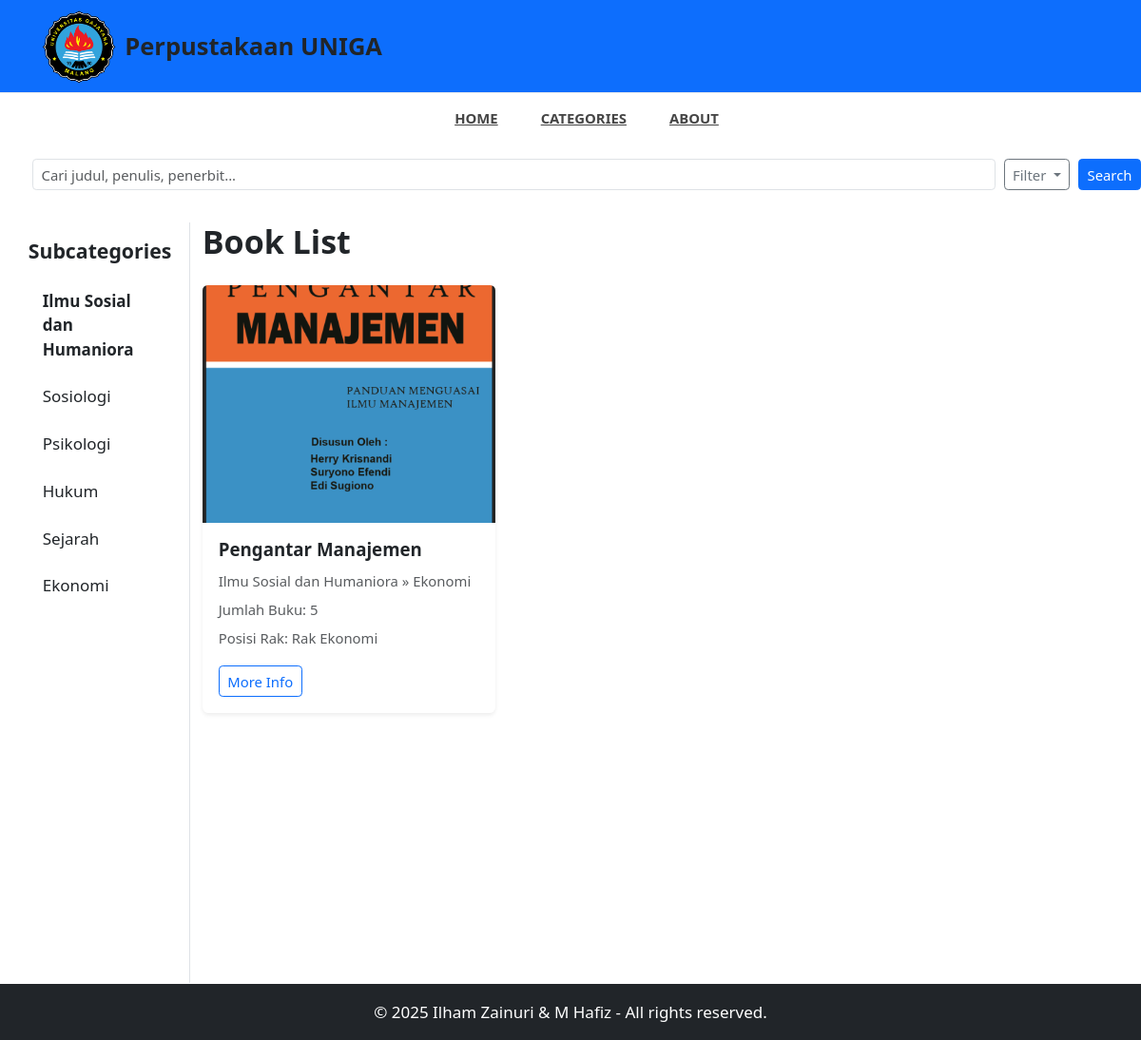
The app's page /soshum.php with its own data.
### tables this page shows
CREATE TABLE `subkategori` (
  `id_subkategori` int(11) NOT NULL,
  `kategoriId` int(11) NOT NULL,
  `nama_subkategori` varchar(30) NOT NULL
);

CREATE TABLE `buku` (
  `bukuId` int(11) NOT NULL,
  `judul` varchar(255) DEFAULT NULL,
  `penulis` varchar(255) DEFAULT NULL,
  `jumlah_halaman` int(11) DEFAULT NULL,
  `format` varchar(50) DEFAULT NULL,
  `penerbit` varchar(255) DEFAULT NULL,
  `tahun_terbit` year(4) DEFAULT NULL,
  `eISBN` varchar(50) DEFAULT NULL,
  `jumlah_buku` int(5) NOT NULL,
  `kategoriId` int(11) DEFAULT NULL,
  `id_subkategori` int(11) DEFAULT NULL,
  `rakId` int(11) DEFAULT NULL,
  `gambar` varchar(255) DEFAULT NULL,
  `sinopsis` text DEFAULT NULL
);

CREATE TABLE `kategori` (
  `kategoriId` int(11) NOT NULL,
  `nama_kategori` varchar(50) NOT NULL
);

### soshum.php (the view, shortened to what this page needs)
<?php
include './db/koneksi.php';
$kategoriId = isset($_GET['kategoriId']) ? intval($_GET['kategoriId']) : 0;
$kategori = isset($_GET['kategori']) ? mysqli_real_escape_string($koneksi, $_GET['kategori']) : 'Ilmu Sosial dan Humaniora';
if ($kategoriId == 0) {
    $getKategoriId = mysqli_query($koneksi, "SELECT kategoriId FROM kategori WHERE nama_kategori = '$kategori'");
    $dataKategori = mysqli_fetch_assoc($getKategoriId);
    $kategoriId = $dataKategori['kategoriId'] ?? 0;
}
$query = "SELECT
    buku.*,
    subkategori.nama_subkategori,
    kategori.nama_kategori
FROM buku
JOIN subkategori ON buku.id_subkategori = subkategori.id_subkategori
JOIN kategori ON subkategori.kategoriId = kategori.kategoriId
WHERE 1=1";
if ($kategoriId > 0) {
    $query .= " AND kategori.kategoriId = $kategoriId";
}
$result = mysqli_query($koneksi, $query);
$queryRak = "SELECT rakId, nomor_rak FROM rak";
$resultRak = mysqli_query($koneksi, $queryRak);
$rakList = [];
while ($rak = mysqli_fetch_assoc($resultRak)) {
    $rakList[$rak['rakId']] = $rak['nomor_rak'];
}
?>
<!DOCTYPE html>
<html lang="en">
<head>
    <link href="https://cdn.jsdelivr.net/npm/bootstrap@5.3.0/dist/css/bootstrap.min.css" rel="stylesheet">
    <link href="https://cdn.jsdelivr.net/npm/bootstrap@5.3.0/dist/css/bootstrap.min.css" rel="stylesheet">
          <link rel="stylesheet" href="./assets/css/style-prefix.css">
  <link rel="stylesheet" href="./assets/css/style.css">
</head>
<body>
    <?php include 'header2.php'; ?>
<nav>
    <ul>
      <li class="menu-category flex-grow-1">
        <form action="soshum.php" method="GET" class="d-flex">
          <input type="text" name="q" class="form-control form-control-sm me-2"
            placeholder="Cari judul, penulis, penerbit...">
          <div class="dropdown me-2">
            <button class="btn btn-sm btn-outline-secondary dropdown-toggle"
              type="button"
              data-bs-toggle="dropdown"
              aria-expanded="false">
              Filter
            </button>
          </div>
          <button type="submit" class="btn btn-sm btn-primary">Search</button>
        </form>
      </li>
    </ul>
  </nav>
    <div class="container-fluid mt-3">
        <div class="row">
            <nav class="col-md-3 col-lg-2 d-md-block bg-white border-end" id="sidebar">
                <div class="position-sticky pt-3">
                    <h5 class="px-3 mb-3 text-dark fw-bold">Subcategories</h5>
                    <ul class="nav flex-column px-3">
                        <?php
                        $querySub = "SELECT * FROM subkategori WHERE kategoriId = $kategoriId";
                        $resultSub = mysqli_query($koneksi, $querySub);
                        if (mysqli_num_rows($resultSub) > 0): ?>
                            <li class="nav-item mb-1">
                                <a class="nav-link fw-bold text-dark" href="soshum.php">Ilmu Sosial dan Humaniora</a>
                            </li>
                            <?php while ($sub = mysqli_fetch_assoc($resultSub)) : ?>
                                <li class="nav-item mb-1">
                                    <a class="nav-link text-dark" href="soshum.php?kategori=<?php echo urlencode($kategori); ?>&subkategori=<?php echo urlencode($sub['nama_subkategori']); ?>">
                                        <?php echo $sub['nama_subkategori']; ?>
                                    </a>
                                </li>
                            <?php endwhile; ?>
                        <?php else: ?>
                            <li class="nav-item text-muted">No subcategories</li>
                        <?php endif; ?>
                    </ul>
                </div>
            </nav>
            <main class="col-md-9 col-lg-10">
                <h2 class="fw-semibold mb-4">Book List</h2>
                <div class="row">
                    <?php while ($row = mysqli_fetch_assoc($result)) : ?>
                        <div class="col-md-4 col-sm-6 mb-4">
                            <div class="card h-100 shadow-sm border-0">
                                <img src="./assets/images/books/<?php echo $row['gambar']; ?>"
                                    class="card-img-top"
                                    alt="<?php echo $row['judul']; ?>"
                                    style="height: 250px; object-fit: cover;">
                                <div class="card-body">
                                    <h5 class="card-title"><?php echo $row['judul']; ?></h5>
                                    <p class="card-text text-muted mb-1">
                                        <small><?php echo $row['nama_kategori'] . ' » ' . $row['nama_subkategori']; ?></small>
                                    </p>
                                    <p class="card-text mb-1"><small class="text-muted">Jumlah Buku: <?php echo $row['jumlah_buku']; ?></small></p>
                                    <p class="card-text mb-3"><small class="text-muted">Posisi Rak: <?php echo $rakList[$row['rakId']] ?? 'N/A'; ?></small></p>
                                    <a href="javascript:void(0);"
                                        class="btn btn-outline-primary btn-sm viewDetail"
                                        data-id="<?php echo $row['bukuId']; ?>">
                                        More Info
                                    </a>
                                </div>
                            </div>
                        </div>
                    <?php endwhile; ?>
                </div>
            </main>
        </div>
    </div>
</body>
</html>

### assets/css/style-prefix.css (style rules this page uses)
:root { --spanish-gray: hsl(0, 0%, 60%); --sonic-silver: hsl(0, 0%, 47%); --eerie-black: hsl(0, 0%, 13%); --salmon-pink: hsl(353, 100%, 78%); --sandy-brown: hsl(29, 90%, 65%); --bittersweet: hsl(0, 100%, 70%); --ocean-green: hsl(152, 51%, 52%); --davys-gray: hsl(0, 0%, 33%); --cultured: hsl(0, 0%, 93%); --white: hsl(0, 100%, 100%); --onyx: hsl(0, 0%, 27%); --fs-1: 1.563rem; --fs-2: 1.375rem; --fs-3: 1.25rem; --fs-4: 1.125rem; --fs-5: 1rem; --fs-6: 0.938rem; --fs-7: 0.875rem; --fs-8: 0.813rem; --fs-9: 0.75rem; --fs-10: 0.688rem; --fs-11: 0.625rem; --weight-300: 300; --weight-400: 400; --weight-500: 500; --weight-600: 600; --weight-700: 700; --border-radius-md: 10px; --border-radius-sm: 5px; --transition-timing: 0.2s ease; }
*, *::before, *::after { margin: 0; padding: 0; -webkit-box-sizing: border-box; box-sizing: border-box; }
a { text-decoration: none; }
li { list-style: none; }
button { background: none; font: inherit; border: none; cursor: pointer; }
img, ion-icon, button, a { display: block; }
html { font-family: "Poppins", sans-serif; -ms-scroll-chaining: none; overscroll-behavior: contain; }
input { display: block; width: 100%; font: inherit; }
input::placeholder { font: inherit; }
body { background: var(--white); }
footer { background: var(--eerie-black); padding: 30px 0; }
@media (min-width: 480px) { :root { --fs-1: 1.875rem; } }
@media (min-width: 768px) { :root { --fs-1: 2.375rem; } }
@media (min-width: 768px) { html { font-size: 17px; } }
@media (min-width: 1024px) { :root { --fs-1: 2.625rem; --fs-2: 1.125rem; } }
@media (min-width: 1200px) { footer { padding-top: 50px; } }

### assets/css/style.css (style rules this page uses)
:root { --spanish-gray: hsl(0, 0%, 60%); --sonic-silver: hsl(0, 0%, 47%); --eerie-black: hsl(0, 0%, 13%); --salmon-pink: hsl(353, 100%, 78%); --sandy-brown: hsl(29, 90%, 65%); --bittersweet: hsl(0, 100%, 70%); --ocean-green: hsl(152, 51%, 52%); --davys-gray: hsl(0, 0%, 33%); --cultured: hsl(0, 0%, 93%); --white: hsl(0, 100%, 100%); --onyx: hsl(0, 0%, 27%); --fs-1: 1.563rem; --fs-2: 1.375rem; --fs-3: 1.25rem; --fs-4: 1.125rem; --fs-5: 1rem; --fs-6: 0.938rem; --fs-7: 0.875rem; --fs-8: 0.813rem; --fs-9: 0.75rem; --fs-10: 0.688rem; --fs-11: 0.625rem; --weight-300: 300; --weight-400: 400; --weight-500: 500; --weight-600: 600; --weight-700: 700; --border-radius-md: 10px; --border-radius-sm: 5px; --transition-timing: 0.2s ease; }
*, *::before, *::after { margin: 0; padding: 0; box-sizing: border-box; }
a { text-decoration: none; }
li { list-style: none; }
button { background: none; font: inherit; border: none; cursor: pointer; }
img, ion-icon, button, a { display: block; }
html { font-family: "Poppins", sans-serif; overscroll-behavior: contain; }
input { display: block; width: 100%; font: inherit; }
input::placeholder { font: inherit; }
body { background: var(--white); }
footer { background: var(--eerie-black); padding: 30px 0; }
@media (min-width: 480px) { :root { --fs-1: 1.875rem; } }
@media (min-width: 768px) { :root { --fs-1: 2.375rem; } }
@media (min-width: 768px) { html { font-size: 17px; } }
@media (min-width: 1024px) { :root { --fs-1: 2.625rem; --fs-2: 1.125rem; } }
@media (min-width: 1200px) { footer { padding-top: 50px; } }

### soshum.php (style rules this page uses)
body { background-color: #f8f9fa; }
#sidebar { min-height: 100vh; }
#sidebar .nav-link { padding: 10px 15px; border-radius: 4px; }
.card { transition: transform .2s ease; }
.card-title { font-size: 1.1rem; font-weight: 600; }

### records on screen
subkategori: nama_subkategori "Sosiologi"
subkategori: nama_subkategori "Psikologi"
subkategori: nama_subkategori "Hukum"
subkategori: nama_subkategori "Sejarah"
subkategori: nama_subkategori "Ekonomi"
buku: gambar (picture), judul "Pengantar Manajemen", kategoriId.nama_kategori "Ilmu Sosial dan Humaniora", id_subkategori.nama_subkategori "Ekonomi", jumlah_buku "5", rakId "Rak Ekonomi"
